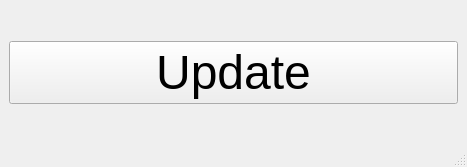
<?xml version="1.0" encoding="UTF-8"?>
<ui version="4.0">
 <class>MainWindow</class>
 <widget class="QMainWindow" name="MainWindow">
  <property name="geometry">
   <rect>
    <x>0</x>
    <y>0</y>
    <width>467</width>
    <height>167</height>
   </rect>
  </property>
  <property name="windowTitle">
   <string>MainWindow</string>
  </property>
  <widget class="QWidget" name="centralwidget">
   <layout class="QGridLayout" name="gridLayout">
    <item row="0" column="0">
     <widget class="QPushButton" name="pushButton">
      <property name="font">
       <font>
        <pointsize>36</pointsize>
       </font>
      </property>
      <property name="text">
       <string>Update</string>
      </property>
     </widget>
    </item>
   </layout>
  </widget>
  <widget class="QMenuBar" name="menubar">
   <property name="geometry">
    <rect>
     <x>0</x>
     <y>0</y>
     <width>467</width>
     <height>20</height>
    </rect>
   </property>
  </widget>
  <widget class="QStatusBar" name="statusbar"/>
 </widget>
 <resources/>
 <connections/>
</ui>
